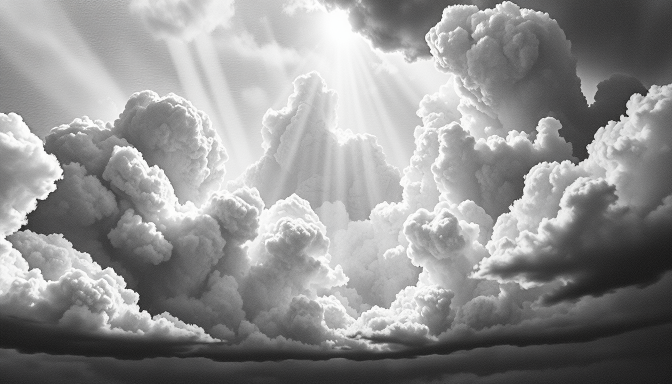
#> input picture UI Kit/art/title_bg/raw/sky_s22.png, 1344 x 768 px (shown at 1/2 size)
$ python build_r3.py
#> lines starting #> are read from the running program, lines starting #| are printed output that depends on the picture; after the words box and inside, x2 and y2 are one past the last pixel; in counts of white or black regions, pixels touching at a corner belong together; long printed decimals are rounded
"""Round 2: builds the title-page layers (1920x1080) from raw FLUX output + Pillow. Gold-ink palette. Out: layers/*.png, composite.png"""
import math, random, os
from PIL import Image, ImageFilter, ImageOps, ImageDraw, ImageChops
os.makedirs("layers", exist_ok=True)
W, H = 1920, 1080
K, D, G, G2, CR = "#0b0a09", "#1a1714", "#b8975a", "#d9b878", "#efe6cf"
HEAD = (1230, 285)   # where the deity's head ends up
def ramp(img, mid, hi): return ImageOps.colorize(ImageOps.autocontrast(img.convert("L")), K, mid, hi, midpoint=118)
def grad(w, h, fn): # vertical L gradient from fn(y/h)->0..255
    g = Image.linear_gradient("L").resize((w, h)); return g.point(lambda v: int(fn(v / 255)))
# 1 sky: dark, vignetted, one luminous source behind the head
sky = Image.open("raw/sky_s22.png").convert("L").resize((W + 120, H + 68), Image.LANCZOS).point(lambda v: int(v * 0.07))
sky = ramp(sky, "#14110c", "#bda878").convert("RGB")
vig = Image.radial_gradient("L").resize((W + 120, H + 68)).point(lambda v: min(255, int(v * 2.2)))  # 0 centre .. 255 edge
sky = Image.composite(Image.new("RGB", sky.size, K), sky, vig.point(lambda v: int(v * 0.95)))
#> sky: PIL image 2040x1148 RGB
src = Image.new("L", sky.size, 0); sx, sy = HEAD[0] + 60, HEAD[1] + 34
#> after `src = Image.new('L', sky.size, 0)`: src: PIL image 2040x1148 L; every value is 0
ImageDraw.Draw(src).ellipse([sx - 120, sy - 120, sx + 120, sy + 120], fill=255)
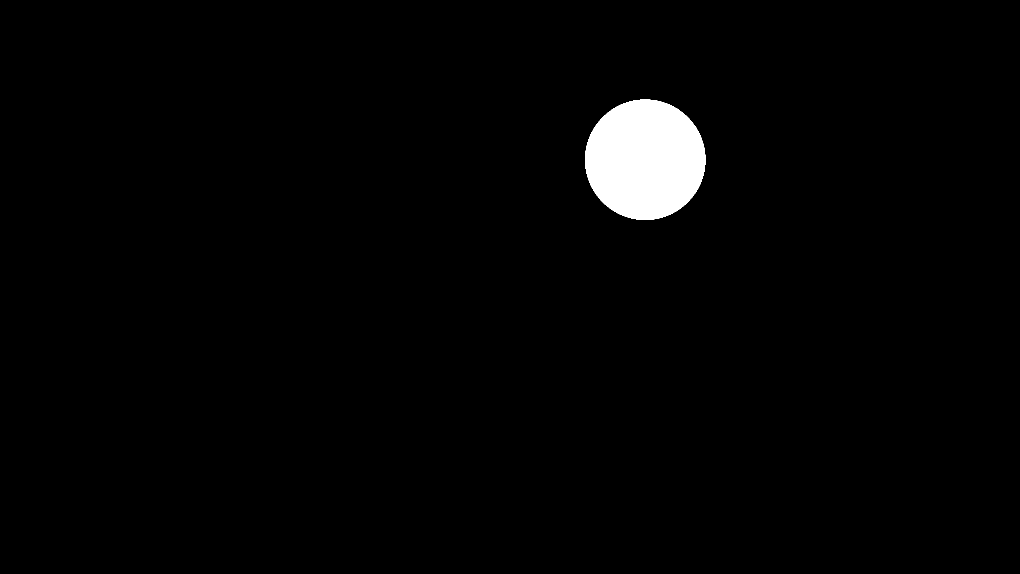
#> src: PIL image 2040x1148 L (shown at 1/2 size); 1.9% white; 1 white region, box (x1, y1, x2, y2) and area: (1170, 199, 1411, 440) 45581
src = src.filter(ImageFilter.GaussianBlur(90))
sky = Image.composite(Image.new("RGB", sky.size, CR), sky, src.point(lambda v: min(255, int(v * 1.5))))
sky.save("layers/sky.png")
# 2 god rays (rotate in UI around the head)
S = 1400; ray = Image.new("L", (S, S), 0); d = ImageDraw.Draw(ray); random.seed(9)
#> after `ray = Image.new('L', (S, S), 0)`: ray: PIL image 1400x1400 L; every value is 0
for i in range(40):
    a = random.uniform(0, 2 * math.pi); wd = random.uniform(0.008, 0.04); v = random.randint(60, 200)
    d.polygon([(S / 2, S / 2), (S / 2 + S * math.cos(a - wd), S / 2 + S * math.sin(a - wd)), (S / 2 + S * math.cos(a + wd), S / 2 + S * math.sin(a + wd))], fill=v)
ray = ImageChops.multiply(ray.filter(ImageFilter.GaussianBlur(10)), ImageOps.invert(Image.radial_gradient("L").resize((S, S))).point(lambda v: min(255, int(v * 1.5))))
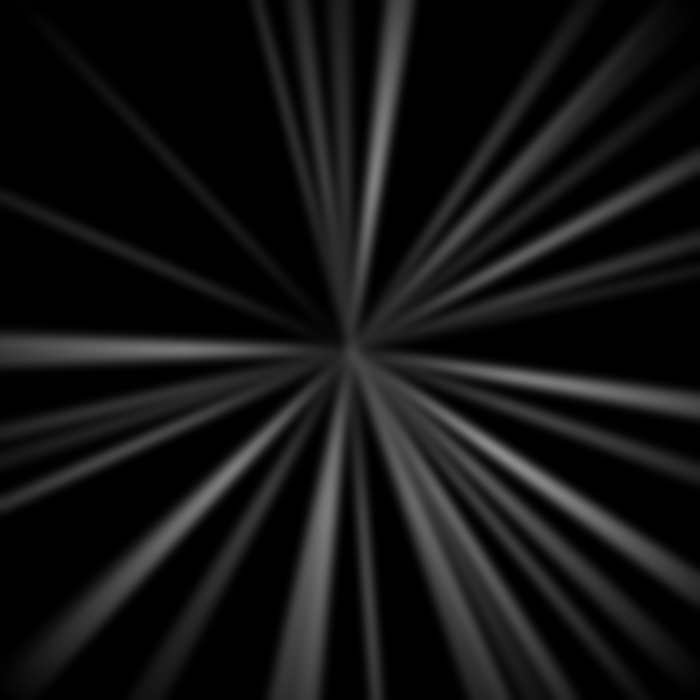
#> ray: PIL image 1400x1400 L (shown at 1/2 size); min 0, max 140, mean 19.6
r = Image.new("RGBA", (S, S), G2); r.putalpha(ray.point(lambda v: int(v * 0.75))); r.save("layers/rays.png")
#> after `r.putalpha(ray.point(lambda v: int(v * 0.75)))`:
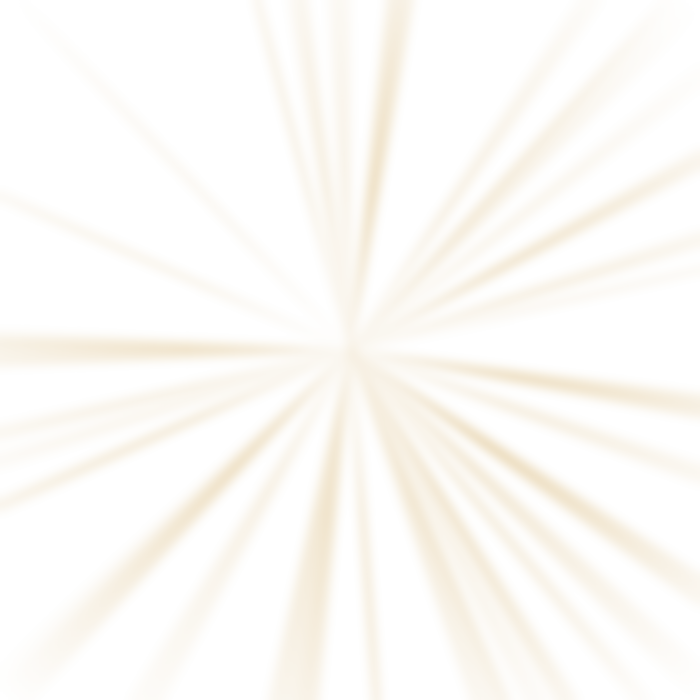
#> r: PIL image 1400x1400 RGBA (shown at 1/2 size); mean R, G, B, A 217, 184, 120, 14.5; transparent parts drawn white
# 3 figure: faceless (face painted to a void), rotated so the reaching arm lowers toward the traveller, rim lit, translucent
f = Image.open("raw/fig3_s70.png").convert("L")
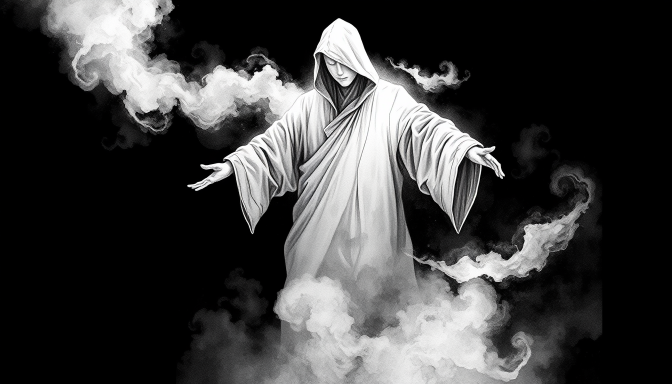
#> input picture UI Kit/art/raw/fig3_s70.png, 1344 x 768 px, found by its file name (shown at 1/2 size)
void = Image.new("L", f.size, 0); ImageDraw.Draw(void).ellipse([634, 104, 708, 192], fill=255); void = void.filter(ImageFilter.GaussianBlur(7)); void = void.point(lambda v: min(255, v * 2))
#> after `void = Image.new('L', f.size, 0)`: void: PIL image 1344x768 L; every value is 0
#> after `ImageDraw.Draw(void).ellipse([634, 104, 708, 192], fill=255)`: void: PIL image 1344x768 L; 0.51% white; 1 white region, box (x1, y1, x2, y2) and area: (634, 104, 709, 193) 5227
f = ImageChops.multiply(f, ImageOps.invert(void.point(lambda v: int(v * 0.97))))
voidm = void
HS = (685, 140); HAND = (410, 360)  # head centre in the source
TH, SC = 17, 1.6
clr = Image.new('L', f.size, 255); ImageDraw.Draw(clr).rectangle([0, 0, 520, 300], fill=0); ImageDraw.Draw(clr).rectangle([1180, 0, 1344, 330], fill=0); ImageDraw.Draw(clr).rectangle([0, 600, 150, 768], fill=0)
#> after `clr = Image.new('L', f.size, 255)`: clr: PIL image 1344x768 L; every value is 255
#> after `ImageDraw.Draw(clr).rectangle([0, 0, 520, 300], fill=0)`: clr: PIL image 1344x768 L; 84.8% white; 1 black region, box (x1, y1, x2, y2) and area: (0, 0, 521, 301) 156821
#> after `ImageDraw.Draw(clr).rectangle([1180, 0, 1344, 330], fill=0)`: clr: PIL image 1344x768 L; 79.5% white; 2 black regions, box (x1, y1, x2, y2) and area: (0, 0, 521, 301) 156821, (1180, 0, 1344, 331) 54284
#> after `ImageDraw.Draw(clr).rectangle([0, 600, 150, 768], fill=0)`: clr: PIL image 1344x768 L; 77.1% white; 3 black regions, box (x1, y1, x2, y2) and area: (0, 0, 521, 301) 156821, (1180, 0, 1344, 331) 54284, (0, 600, 151, 768) 25368
m = ImageChops.multiply(f.point(lambda v: 255 if v > 22 else 0), clr.filter(ImageFilter.GaussianBlur(40)))
m = m.filter(ImageFilter.MaxFilter(25)).filter(ImageFilter.MinFilter(25)).filter(ImageFilter.GaussianBlur(1.5))
m = ImageChops.multiply(m.filter(ImageFilter.GaussianBlur(3)), grad(*f.size, lambda t: 255 if t < .55 else 255 * max(0.0, 1 - (t - .55) * 2.4) ** 1.3))  # lower body thins out
#> in grad, `g = Image.linear_gradient('L').resize((w, h))`:
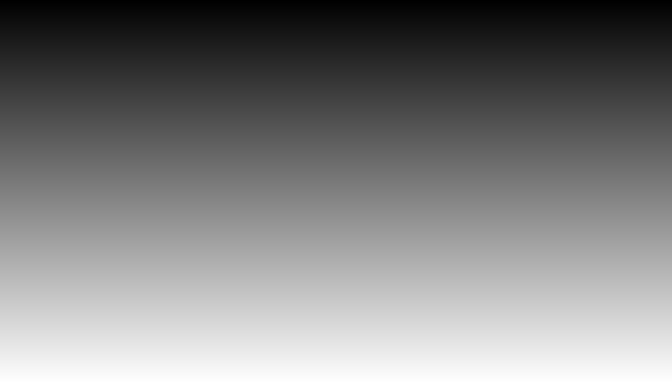
#> g: PIL image 1344x768 L (shown at 1/2 size); min 0, max 255, mean 127.5
body = ramp(f.point(lambda v: min(255, int(300 * (v / 255) ** 1.6))), "#241e15", CR).convert("RGBA")
rim = ImageChops.subtract(m, m.filter(ImageFilter.MinFilter(13)).filter(ImageFilter.GaussianBlur(4))).point(lambda v: int(v * 0.9))
rimc = Image.new("RGBA", f.size, CR); rimc.putalpha(rim)
#> after `rimc = Image.new('RGBA', f.size, CR)`:
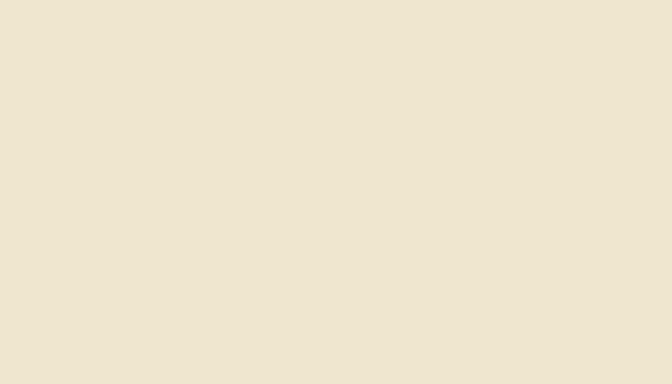
#> rimc: PIL image 1344x768 RGBA (shown at 1/2 size); mean R, G, B, A 239, 230, 207, 255
body.putalpha(ImageChops.lighter(m, voidm)); body.paste(Image.new("RGBA", f.size, K), (0, 0), voidm.point(lambda v: 255 if v > 140 else v)); body.alpha_composite(rimc)
halo = m.filter(ImageFilter.MaxFilter(61)).filter(ImageFilter.GaussianBlur(70)).point(lambda v: int(v * 0.3))
fog = Image.new("RGBA", f.size, CR); fog.putalpha(halo); fog.alpha_composite(body)
fog = fog.resize((int(f.size[0] * SC), int(f.size[1] * SC)), Image.LANCZOS)
#> fog: PIL image 2150x1228 RGBA
pivot = (HS[0] * SC, HS[1] * SC)
fog = fog.rotate(TH, resample=Image.BICUBIC, center=pivot, translate=(0, 0))
fig = Image.new("RGBA", (W, H), (0, 0, 0, 0)); fig.paste(fog, (int(HEAD[0] - pivot[0]), int(HEAD[1] - pivot[1])), fog)
#> after `fig = Image.new('RGBA', (W, H), (0, 0, 0, 0))`: fig: PIL image 1920x1080 RGBA; every value is 0
clean = Image.new("L", (W, H), 255); cd = ImageDraw.Draw(clean)
#> after `clean = Image.new('L', (W, H), 255)`: clean: PIL image 1920x1080 L; every value is 255
cd.rectangle([1835, 0, W, H], fill=0); cd.rectangle([1735, 520, W, H], fill=0)
fig.putalpha(ImageChops.multiply(fig.split()[3], clean.filter(ImageFilter.GaussianBlur(8))))
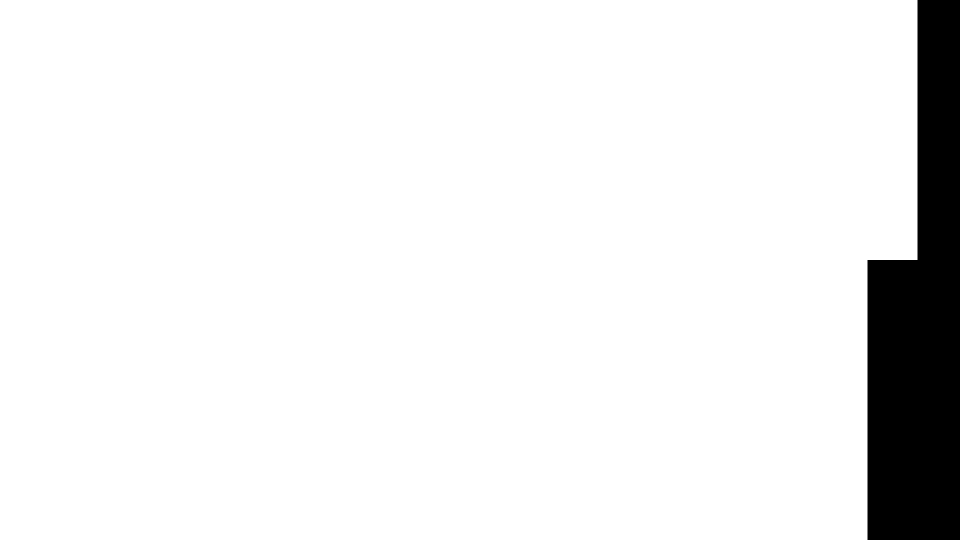
#> clean: PIL image 1920x1080 L (shown at 1/2 size); 92.9% white; 1 black region, box (x1, y1, x2, y2) and area: (1735, 0, 1920, 1080) 147800
fig.save("layers/figure.png")
th = math.radians(TH); hx, hy = (HAND[0] - HS[0]) * SC, (HAND[1] - HS[1]) * SC
#> after `th = math.radians(TH)`: th = 0.297
print("left hand at", (HEAD[0] + hx * math.cos(th) + hy * math.sin(th)) / W, (HEAD[1] - hx * math.sin(th) + hy * math.cos(th)) / H)
#| left hand at 0.4751 0.6947
# 4 mist bands (wrap in x)
def band(seed, h, op):
#> called with seed = 1, h = 420, op = 0.4
    random.seed(seed); w = 2048; base = Image.new("L", (w, h), 0); dd = ImageDraw.Draw(base)
#> after `base = Image.new('L', (w, h), 0)`: base: PIL image 2048x420 L; every value is 0
    for _ in range(60):
        x = random.randint(0, w); y = random.randint(h // 4, 3 * h // 4); rx = random.randint(150, 420); ry = random.randint(20, h // 3)
        for dx in (-w, 0, w): dd.ellipse([x - rx + dx, y - ry, x + rx + dx, y + ry], fill=random.randint(40, 120))
    base = base.filter(ImageFilter.GaussianBlur(45)); base = ImageChops.multiply(base, grad(w, h, lambda t: 255 * math.sin(math.pi * t)))
    im = Image.new("RGBA", (w, h), CR); im.putalpha(base.point(lambda v: min(255, int(v * op)))); return im
band(1, 420, 0.4).save("layers/mist_far.png"); band(2, 420, 0.7).save("layers/mist_near.png")
#> the loop in band (call 2), `for _ in range(60):` made 60 passes
#> (x, y, rx, ry) on passes 1 to 12: (231, 128, 193, 66), (869, 260, 168, 94), (1523, 244, 377, 84), (1491, 224, 313, 136), (673, 248, 240, 50), (1331, 149, 219, 85), (744, 219, 362, 114), (1449, 197, 378, 40), (1023, 230, 292, 138), (1449, 274, 382, 135), (1870, 229, 263, 140), (1098, 302, 395, 59)
# 5 ground: foggy rooftops far below, fading into the sky mist
#> (the run stopped early here; a loop or call above may not have finished)
